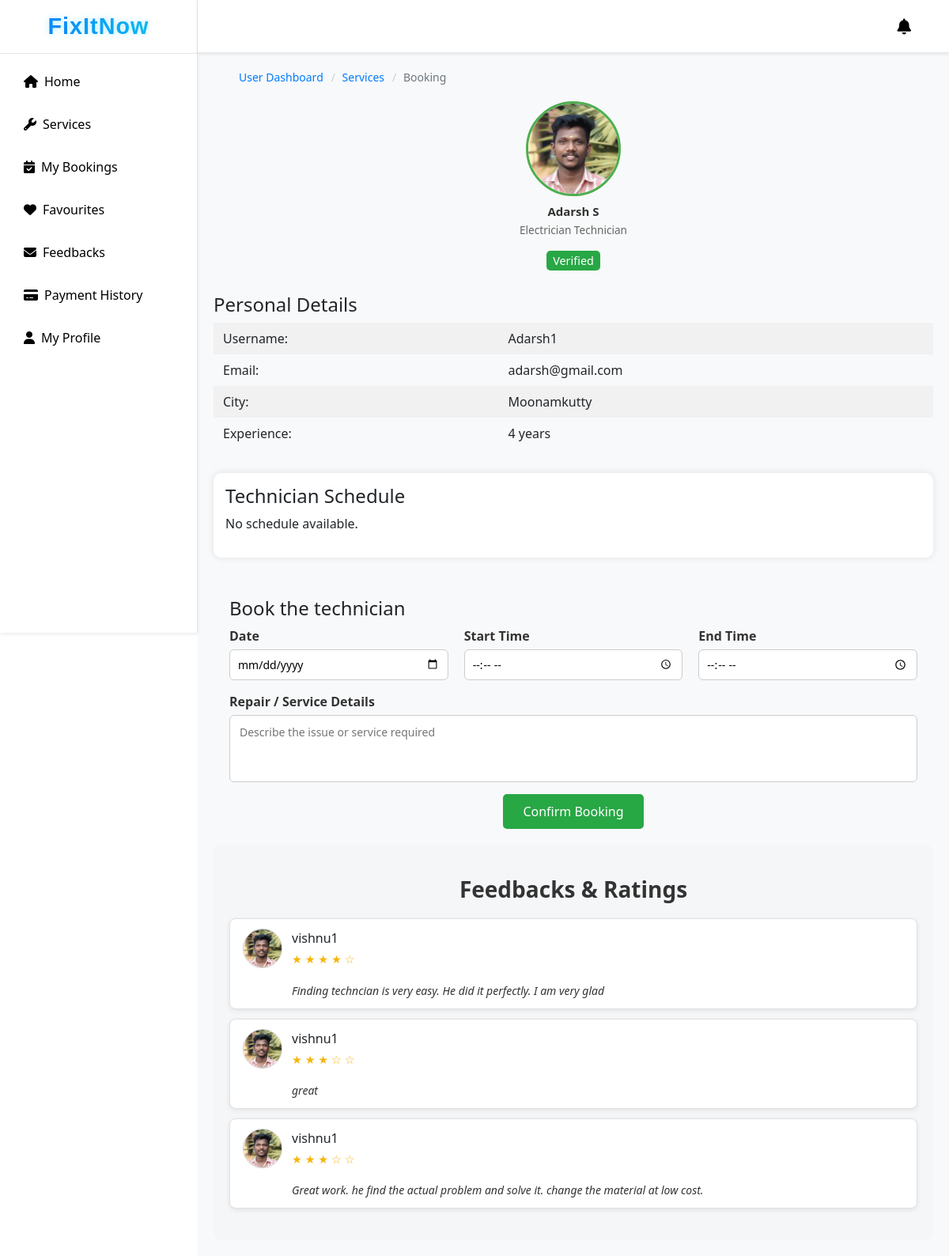
Page /book-now/1/ on the committed database.
### fixapp/models.py (models this page shows, shortened)
class TechnicianRequest(models.Model):
    full_name = models.CharField(max_length=100)
    username = models.CharField(max_length=50, unique=True, null=True, blank=True)
    email = models.EmailField()
    phone = models.CharField(max_length=15)
    city = models.CharField(max_length=50)
    category = models.CharField(max_length=50)
    experience = models.PositiveIntegerField()
    profile_image = models.ImageField(upload_to="technician_profiles/", null=True, blank=True)
    document = models.FileField(upload_to="technician_docs/")
    id_proof = models.FileField(upload_to="id_proofs/", null=True, blank=True)
    password = models.CharField(max_length=128, null=True, blank=True)
    status = models.CharField(max_length=20, default="Pending")
    applied_on = models.DateTimeField(auto_now_add=True)
    latitude = models.FloatField(null=True, blank=True)
    longitude = models.FloatField(null=True, blank=True)

class Feedback(models.Model):
    user = models.ForeignKey(UserRegistration, on_delete=models.CASCADE)
    technician = models.ForeignKey(TechnicianRequest, on_delete=models.CASCADE)
    rating = models.IntegerField()
    comment = models.TextField()
    created_at = models.DateTimeField(auto_now_add=True)

class UserRegistration(models.Model):
    full_name = models.CharField(max_length=100)
    username = models.CharField(max_length=150, unique=True)
    email = models.EmailField(unique=True)
    password = models.CharField(max_length=128)  # plain password
    phone = models.CharField(max_length=15, null=True, blank=True)
    profile_image = models.ImageField(upload_to="user_profiles/", null=True, blank=True)
    city = models.CharField(max_length=100, blank=True, null=True)
    address = models.TextField(blank=True, null=True)
    latitude = models.FloatField(blank=True, null=True)
    longitude = models.FloatField(blank=True, null=True)
    registered_on = models.DateTimeField(default=timezone.now)

### fixapp/views.py (the view, shortened to what this page needs)
# urls.py: path('book-now/<int:tech_id>/', views.book_now, name='book_now'),
def book_now(request, tech_id):
    technician = get_object_or_404(TechnicianRequest, id=tech_id, status='Approved')
    user_obj = None
    user_id = request.session.get('user_id')
    if user_id:
        user_obj = UserRegistration.objects.get(id=user_id)
    schedule = TechnicianAvailability.objects.filter(
        technician=technician,
        date__gte=date.today(),
        status='Available'  # only available slots
    ).order_by('date', 'start_time')
    bookings = Booking.objects.filter(user=user_obj, technician=technician).order_by('-date')
    feedbacks = Feedback.objects.filter(technician=technician).order_by('-created_at')
    return render(request, 'user_page/book_now.html', {
        'technician': technician,
        'user_obj': user_obj,
        'schedule': schedule,
        'bookings': bookings,
        'feedbacks': feedbacks
    })

### fixapp/context_processors.py (called while the page is built)
def notifications_processor(request):
    notifications = []
    if request.session.get('user_id'):
        notifications = Notification.objects.filter(
            recipient_type__in=["users", "both"]
        ).order_by('-created_on')
    return {'notifications': notifications}

def technician_notifications_processor(request):
    notifications = []
    if request.session.get('technician_id'):
        notifications = Notification.objects.filter(
            recipient_type__in=["technicians", "both"]
        ).order_by('-created_on')
    return {'tech_notifications': notifications}

### templates/user_page/book_now.html (shortened to what this page needs)
{% extends 'user_page/user_dashboard.html' %}
{% load static %}
{% block booknow %}
<div class="booking-page-container">
    <nav class="breadcrumb-container" aria-label="breadcrumb">
        <ol class="breadcrumb-list">
            <li class="breadcrumb-item"><a href="{% url 'user_home' %}">User Dashboard</a></li>
            <li class="breadcrumb-item"><a href="{% url 'user_services' %}">Services</a></li>
            <li class="breadcrumb-item active" aria-current="page">Booking</li>
        </ol>
    </nav>
    <div class="booking-content">
        <div class="tech-header">
            <img src="{% if technician.profile_image %}{{ technician.profile_image.url }}{% else %}{% static 'images/default_profile.png' %}{% endif %}"
                class="tech-profile-img" alt="Technician Profile">
            <h2 class="tech-name">{{ technician.full_name }}</h2>
            <p class="tech-category">{{ technician.category }} Technician</p>
            <span class="verified-badge">Verified</span>
        </div>
        <div class="personal-details">
            <h4 class="section-title">Personal Details</h4>
            <table class="details-table">
                <tr>
                    <td>Username:</td>
                    <td>{{ technician.username }}</td>
                </tr>
                <tr>
                    <td>Email:</td>
                    <td>{{ technician.email }}</td>
                </tr>
                <tr>
                    <td>City:</td>
                    <td>{{ technician.city }}</td>
                </tr>
                <tr>
                    <td>Experience:</td>
                    <td>{{ technician.experience }} years</td>
                </tr>
            </table>
        </div>
        <div class="booking-schedule">
            <h4 class="section-title">Technician Schedule</h4>
            {% if schedule %}
            <table class="calendar-table">
                <thead>
                    <tr>
                        <th>Date</th>
                        <th>Start Time</th>
                        <th>End Time</th>
                        <th>Status</th>
                    </tr>
                </thead>
                <tbody>
                    {% for slot in schedule %}
                    <tr>
                        <td>{{ slot.date|date:"M d, Y" }}</td>
                        <td>{{ slot.start_time|time:"h:i A" }}</td>
                        <td>{{ slot.end_time|time:"h:i A" }}</td>
                        <td>
                            {% if slot.status == 'Booked' %}
                            <span class="status-booked">{{ slot.status }}</span>
                            {% else %}
                            <span class="status-available">{{ slot.status }}</span>
                            {% endif %}
                        </td>
                    </tr>
                    {% empty %}
                    <tr>
                        <td colspan="4" style="text-align:center;">No schedule available.</td>
                    </tr>
                    {% endfor %}
                </tbody>
            </table>
            {% else %}
            <p class="no-schedule">No schedule available.</p>
            {% endif %}
        </div>
        <div class="calendar-container user-add-calendar-form">
            <h4 class="section-title">Book the technician</h4>
            <form method="POST" onsubmit="return confirm('Are you sure you want to confirm the booking?');">
                <div class="calendar-form-grid">
                    <div class="form-group">
                        <label for="date">Date</label>
                        <input type="date" name="date" id="date" required>
                    </div>
                    <div class="form-group">
                        <label for="start_time">Start Time</label>
                        <input type="time" name="start_time" id="start_time" required>
                    </div>
                    <div class="form-group">
                        <label for="end_time">End Time</label>
                        <input type="time" name="end_time" id="end_time" required>
                    </div>
                </div>
                <div class="form-group">
                    <label for="repair_details">Repair / Service Details</label>
                    <textarea name="repair_details" id="repair_details" rows="3"
                        placeholder="Describe the issue or service required" required></textarea>
                </div>
                <div class="form-actions">
                    <button type="submit" class="btn-confirm">Confirm Booking</button>
                </div>
            </form>
        </div>
<div class="feedback-section">
    <h4 class="feedback-title">Feedbacks & Ratings</h4>
    {% if feedbacks %}
    <div class="feedback-list-thin">
        {% for fb in feedbacks %}
        <div class="feedback-row-thin feedback-card-white">
            <div class="feedback-left">
                <img src="{% if fb.user.profile_image %}{{ fb.user.profile_image.url }}{% else %}{% static 'images/default_profile.png' %}{% endif %}"
                     alt="{{ fb.user_name }}" class="feedback-user-img">
            </div>
            <div class="feedback-right">
                <div class="feedback-user-info">
                    <span class="feedback-user-name">{{ fb.user.username }}</span>
                </div>
                <div class="feedback-rating">
                    {% for i in "12345"|make_list %}
                        {% if forloop.counter <= fb.rating %}★{% else %}☆{% endif %}
                    {% endfor %}
                </div>
                <p class="feedback-comment">{{ fb.comment }}</p>
            </div>
        </div>
        {% endfor %}
    </div>
    {% else %}
    <p class="no-feedback-text">No feedbacks yet.</p>
    {% endif %}
</div>
        </div>
    </div>
    {% endblock %}

### static/css/admin_dashboard.css (style rules this page uses)
body, html { height: 100%; margin: 0; font-family: "Segoe UI", sans-serif; }
.breadcrumb-item { display: inline; font-size: 14px; }
.breadcrumb-item + .breadcrumb-item::before { padding: 0 5px; color: #ccc; content: "/\00a0"; }
.breadcrumb-item a { color: #6c757d; text-decoration: none; }
.breadcrumb-item.active { color: #0275d8; }
.tech-name { font-weight: bold; margin-top: 80px; }
.booking-page-container { padding: 20px; background-color: #f8f9fa; }
.breadcrumb-container { margin-bottom: 20px; }
.breadcrumb-list { list-style: none; display: flex; gap: 5px; }
.breadcrumb-item a { text-decoration: none; color: #007bff; }
.breadcrumb-item.active { color: #6c757d; }
.tech-header { text-align: center; margin-bottom: 30px; }
.tech-profile-img { width: 120px; height: 120px; border-radius: 50%; object-fit: cover; border: 3px solid #4CAF50; }
.tech-name { font-size: 28px; margin: 10px 0 5px; }
.tech-category { font-size: 16px; color: #555; }
.verified-badge { background-color: #28a745; color: white; font-size: 0.9rem; padding: 3px 8px; border-radius: 5px; }
.personal-details { margin-bottom: 30px; }
.details-table { width: 100%; border-collapse: collapse; }
.details-table td { padding: 8px 12px; }
.details-table tr:nth-child(odd) { background-color: #f1f1f1; }
.booking-schedule { background-color: #fff; padding: 15px; border-radius: 10px; box-shadow: 0 0 10px rgba(0,0,0,0.1); margin-bottom: 30px; }
.form-actions { text-align: center; margin-top: 15px; }
.btn-confirm { background-color: #28a745; color: white; border: none; padding: 10px 25px; border-radius: 5px; cursor: pointer; }
.feedback-section { width: 100%; padding: 40px 20px; background-color: #f4f6f8; border-radius: 10px; box-sizing: border-box; }
.feedback-title { text-align: center; font-size: 1.8rem; font-weight: 700; color: #222; margin-bottom: 30px; }
.feedback-list-thin { display: flex; flex-direction: column; gap: 12px; }
.feedback-row-thin { display: flex; align-items: flex-start; gap: 12px; padding: 12px 16px; border-radius: 8px; background-color: #fff; box-shadow: 0 2px 6px rgba(0,0,0,0.08); border: 1px solid #e0e0e0; }
.feedback-left { flex-shrink: 0; }
.feedback-user-img { width: 50px; height: 50px; border-radius: 50%; object-fit: cover; border: 1px solid #ccc; }
.feedback-right { display: flex; flex-direction: column; gap: 4px; }
.feedback-rating { font-size: 0.9rem; color: #f5b50a; }
.feedback-comment { font-size: 0.95rem; color: #444; line-height: 1.4; }
.form-group { margin-bottom: 15px; }
.form-group label { font-weight: 600; margin-bottom: 5px; display: block; color: #333; }
.form-group input, .form-group textarea { width: 100%; padding: 10px 12px; border-radius: 6px; border: 1px solid #ccc; font-size: 14px; transition: border 0.2s, box-shadow 0.2s; }
textarea { resize: none; min-height: 80px; }
.calendar-container { padding: 20px; background-color: #f8f9fa; height: 100%; }
.calendar-form-grid { display: flex; gap: 20px; flex-wrap: wrap; justify-content: space-between; }
.form-group { flex: 1; min-width: 150px; display: flex; flex-direction: column; margin-bottom: 15px; }
.form-group label { margin-bottom: 5px; font-weight: 600; }
.form-group input, .form-group select { padding: 8px 10px; border-radius: 6px; border: 1px solid #ccc; font-size: 14px; }
.form-actions { text-align: center; }
.feedback-title { font-size: 24px; font-weight: 600; text-align: center; color: #333; margin-bottom: 25px; }
.feedback-title { font-size: 1.4rem; font-weight: 600; margin-bottom: 16px; }
.tech-category { color: #666; font-size: 0.85rem; }
.feedback-comment { font-size: 0.95rem; line-height: 1.4; color: #333; margin: 0; }
.feedback-title { text-align: center; margin-bottom: 20px; font-size: 28px; color: #333; }
.tech-name { font-size: 15px; font-weight: bold; color: #333; margin-bottom: 5px; }
.feedback-rating { display: flex; align-items: center; gap: 5px; margin-bottom: 5px; }
.feedback-comment { font-style: italic; font-size: 14px; color: #333; margin-top: 10px; }

### rows in the picture
TechnicianRequest: profile_image (picture), full_name "Adarsh S", category "Electrician", username "Adarsh1", email "adarsh@gmail.com", city "Moonamkutty", experience "4"
Feedback: user.profile_image (picture), user.username "vishnu1", rating 4 (drawn), comment "Finding techncian is very easy. He did it perfectly. I am very glad"
Feedback: user.profile_image (picture), user.username "vishnu1", rating 3 (drawn), comment "great"
Feedback: user.profile_image (picture), user.username "vishnu1", rating 3 (drawn), comment "Great work. he find the actual problem and solve it. change the material at low cost."
